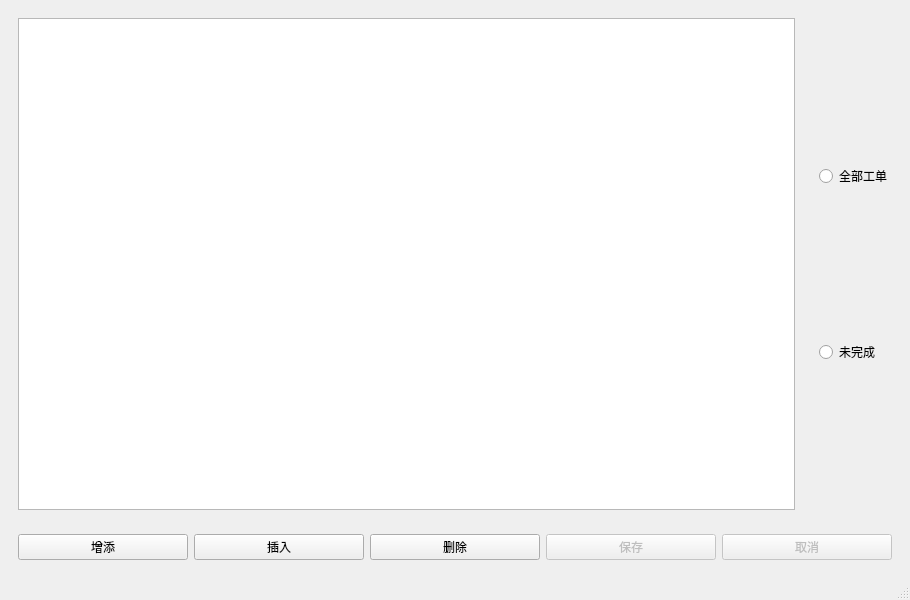
<?xml version="1.0" encoding="UTF-8"?>
<ui version="4.0">
 <class>Job</class>
 <widget class="QMainWindow" name="Job">
  <property name="geometry">
   <rect>
    <x>0</x>
    <y>0</y>
    <width>910</width>
    <height>600</height>
   </rect>
  </property>
  <property name="windowTitle">
   <string>MainWindow</string>
  </property>
  <widget class="QWidget" name="centralwidget">
   <layout class="QGridLayout" name="gridLayout">
    <item row="0" column="0">
     <widget class="QWidget" name="widget" native="true">
      <layout class="QHBoxLayout" name="horizontalLayout">
       <item>
        <widget class="QTableView" name="tableView"/>
       </item>
      </layout>
     </widget>
    </item>
    <item row="1" column="0" colspan="2">
     <widget class="QWidget" name="widget_2" native="true">
      <layout class="QHBoxLayout" name="horizontalLayout_2">
       <item>
        <widget class="QPushButton" name="btnAdd">
         <property name="text">
          <string>增添</string>
         </property>
        </widget>
       </item>
       <item>
        <widget class="QPushButton" name="btnInsert">
         <property name="text">
          <string>插入</string>
         </property>
        </widget>
       </item>
       <item>
        <widget class="QPushButton" name="btnDelete">
         <property name="text">
          <string>删除</string>
         </property>
        </widget>
       </item>
       <item>
        <widget class="QPushButton" name="btnSave">
         <property name="enabled">
          <bool>false</bool>
         </property>
         <property name="text">
          <string>保存</string>
         </property>
        </widget>
       </item>
       <item>
        <widget class="QPushButton" name="btnCancel">
         <property name="enabled">
          <bool>false</bool>
         </property>
         <property name="text">
          <string>取消</string>
         </property>
        </widget>
       </item>
      </layout>
     </widget>
    </item>
    <item row="0" column="1">
     <widget class="QWidget" name="widget_3" native="true">
      <layout class="QVBoxLayout" name="verticalLayout">
       <item>
        <widget class="QRadioButton" name="radioButton">
         <property name="text">
          <string>全部工单</string>
         </property>
        </widget>
       </item>
       <item>
        <widget class="QRadioButton" name="radioButton_2">
         <property name="text">
          <string>未完成</string>
         </property>
        </widget>
       </item>
      </layout>
     </widget>
    </item>
   </layout>
  </widget>
  <widget class="QMenuBar" name="menubar">
   <property name="geometry">
    <rect>
     <x>0</x>
     <y>0</y>
     <width>910</width>
     <height>26</height>
    </rect>
   </property>
  </widget>
  <widget class="QStatusBar" name="statusbar"/>
 </widget>
 <resources/>
 <connections/>
</ui>
